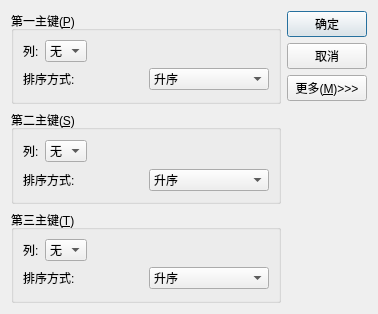
<?xml version="1.0" encoding="UTF-8"?>
<ui version="4.0">
 <class>SortDialog</class>
 <widget class="QDialog" name="SortDialog">
  <property name="geometry">
   <rect>
    <x>0</x>
    <y>0</y>
    <width>378</width>
    <height>314</height>
   </rect>
  </property>
  <property name="windowTitle">
   <string>排序</string>
  </property>
  <layout class="QHBoxLayout" name="horizontalLayout_7">
   <item>
    <layout class="QVBoxLayout" name="layoutKeys">
     <item>
      <widget class="QGroupBox" name="gbPrimary">
       <property name="title">
        <string>第一主键(&amp;P)</string>
       </property>
       <layout class="QVBoxLayout" name="verticalLayout">
        <item>
         <layout class="QHBoxLayout" name="horizontalLayout">
          <item>
           <widget class="QLabel" name="labelColumn">
            <property name="text">
             <string>列:</string>
            </property>
           </widget>
          </item>
          <item>
           <widget class="QComboBox" name="cbColumn">
            <item>
             <property name="text">
              <string>无</string>
             </property>
            </item>
           </widget>
          </item>
          <item>
           <spacer name="horizontalSpacer">
            <property name="orientation">
             <enum>Qt::Horizontal</enum>
            </property>
            <property name="sizeHint" stdset="0">
             <size>
              <width>40</width>
              <height>20</height>
             </size>
            </property>
           </spacer>
          </item>
         </layout>
        </item>
        <item>
         <layout class="QHBoxLayout" name="horizontalLayout_2">
          <item>
           <widget class="QLabel" name="labelCB">
            <property name="text">
             <string>排序方式:</string>
            </property>
           </widget>
          </item>
          <item>
           <widget class="QComboBox" name="cbOrder">
            <item>
             <property name="text">
              <string>升序</string>
             </property>
            </item>
            <item>
             <property name="text">
              <string>逆序</string>
             </property>
            </item>
           </widget>
          </item>
         </layout>
        </item>
       </layout>
      </widget>
     </item>
     <item>
      <widget class="QGroupBox" name="gbSecondary">
       <property name="title">
        <string>第二主键(&amp;S)</string>
       </property>
       <layout class="QVBoxLayout" name="verticalLayout_3">
        <item>
         <layout class="QHBoxLayout" name="horizontalLayout_3">
          <item>
           <widget class="QLabel" name="labelColumn_2">
            <property name="text">
             <string>列:</string>
            </property>
           </widget>
          </item>
          <item>
           <widget class="QComboBox" name="cbColumn_2">
            <item>
             <property name="text">
              <string>无</string>
             </property>
            </item>
           </widget>
          </item>
          <item>
           <spacer name="horizontalSpacer_2">
            <property name="orientation">
             <enum>Qt::Horizontal</enum>
            </property>
            <property name="sizeHint" stdset="0">
             <size>
              <width>40</width>
              <height>20</height>
             </size>
            </property>
           </spacer>
          </item>
         </layout>
        </item>
        <item>
         <layout class="QHBoxLayout" name="horizontalLayout_4">
          <item>
           <widget class="QLabel" name="labelCB_2">
            <property name="text">
             <string>排序方式:</string>
            </property>
           </widget>
          </item>
          <item>
           <widget class="QComboBox" name="cbOrder_2">
            <item>
             <property name="text">
              <string>升序</string>
             </property>
            </item>
            <item>
             <property name="text">
              <string>逆序</string>
             </property>
            </item>
           </widget>
          </item>
         </layout>
        </item>
       </layout>
      </widget>
     </item>
     <item>
      <widget class="QGroupBox" name="gbTertiary">
       <property name="title">
        <string>第三主键(&amp;T)</string>
       </property>
       <layout class="QVBoxLayout" name="verticalLayout_4">
        <item>
         <layout class="QHBoxLayout" name="horizontalLayout_5">
          <item>
           <widget class="QLabel" name="labelColumn_3">
            <property name="text">
             <string>列:</string>
            </property>
           </widget>
          </item>
          <item>
           <widget class="QComboBox" name="cbColumn_3">
            <item>
             <property name="text">
              <string>无</string>
             </property>
            </item>
           </widget>
          </item>
          <item>
           <spacer name="horizontalSpacer_3">
            <property name="orientation">
             <enum>Qt::Horizontal</enum>
            </property>
            <property name="sizeHint" stdset="0">
             <size>
              <width>40</width>
              <height>20</height>
             </size>
            </property>
           </spacer>
          </item>
         </layout>
        </item>
        <item>
         <layout class="QHBoxLayout" name="horizontalLayout_6">
          <item>
           <widget class="QLabel" name="labelCB_3">
            <property name="text">
             <string>排序方式:</string>
            </property>
           </widget>
          </item>
          <item>
           <widget class="QComboBox" name="cbOrder_3">
            <item>
             <property name="text">
              <string>升序</string>
             </property>
            </item>
            <item>
             <property name="text">
              <string>逆序</string>
             </property>
            </item>
           </widget>
          </item>
         </layout>
        </item>
       </layout>
      </widget>
     </item>
    </layout>
   </item>
   <item>
    <layout class="QVBoxLayout" name="layoutBtns">
     <item>
      <widget class="QPushButton" name="btnOK">
       <property name="text">
        <string>确定</string>
       </property>
      </widget>
     </item>
     <item>
      <widget class="QPushButton" name="btnCancel">
       <property name="text">
        <string>取消</string>
       </property>
      </widget>
     </item>
     <item>
      <widget class="QPushButton" name="btnMore">
       <property name="text">
        <string>更多(&amp;M)&gt;&gt;&gt;</string>
       </property>
      </widget>
     </item>
     <item>
      <spacer name="spacerBtn">
       <property name="orientation">
        <enum>Qt::Vertical</enum>
       </property>
       <property name="sizeHint" stdset="0">
        <size>
         <width>20</width>
         <height>40</height>
        </size>
       </property>
      </spacer>
     </item>
    </layout>
   </item>
  </layout>
 </widget>
 <resources>
  <include location="../resources.qrc"/>
 </resources>
 <connections>
  <connection>
   <sender>btnOK</sender>
   <signal>clicked()</signal>
   <receiver>SortDialog</receiver>
   <slot>accept()</slot>
   <hints>
    <hint type="sourcelabel">
     <x>331</x>
     <y>28</y>
    </hint>
    <hint type="destinationlabel">
     <x>180</x>
     <y>98</y>
    </hint>
   </hints>
  </connection>
  <connection>
   <sender>btnCancel</sender>
   <signal>clicked()</signal>
   <receiver>SortDialog</receiver>
   <slot>reject()</slot>
   <hints>
    <hint type="sourcelabel">
     <x>331</x>
     <y>61</y>
    </hint>
    <hint type="destinationlabel">
     <x>180</x>
     <y>130</y>
    </hint>
   </hints>
  </connection>
 </connections>
</ui>
